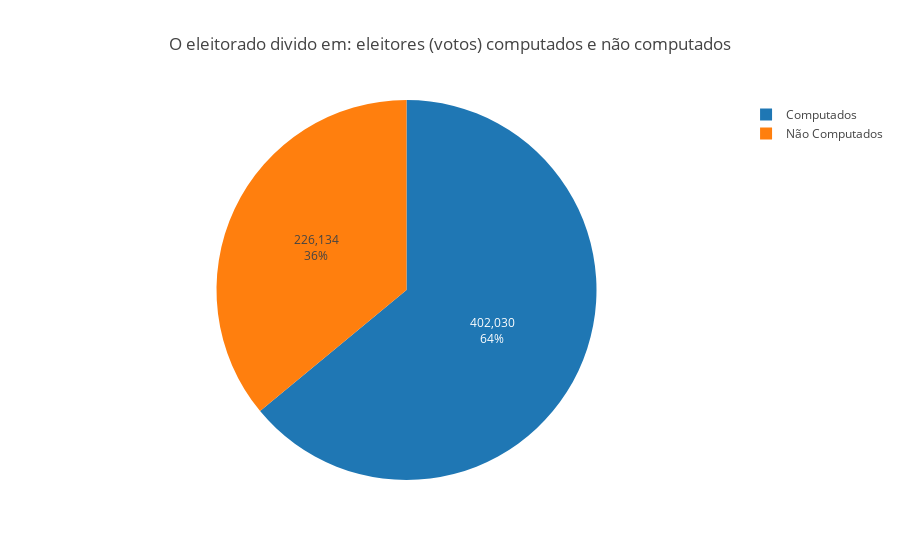

The notebook cell saved with this chart:
### Markdown cell above
#### Proporção de eleitores considerados (votos válidos) em relação aos não considerados

### Code cell
values = [total_votos_validos, total_votos_nao_considerados]
labels = [ 'Computados', 'Não Computados' ]

title = 'O eleitorado divido em: eleitores (votos) computados e não computados'
fig = generatePieChart(go=go, labels=labels, values=values, title=title)
py.iplot(fig)

### Figure 1 — Plotly figure (JSON) as saved in the notebook; plotly's stock layout.template omitted (floating-point values rounded to 4 significant figures)
{"data": [{"labels": ["Computados", "Não Computados"], "textinfo": "percent+value", "type": "pie", "uid": "e47c6f70-e058-11e8-b858-5cc9d399d62a", "values": [402030, 226134]}], "layout": {"title": "O eleitorado divido em: eleitores (votos) computados e não computados"}}
